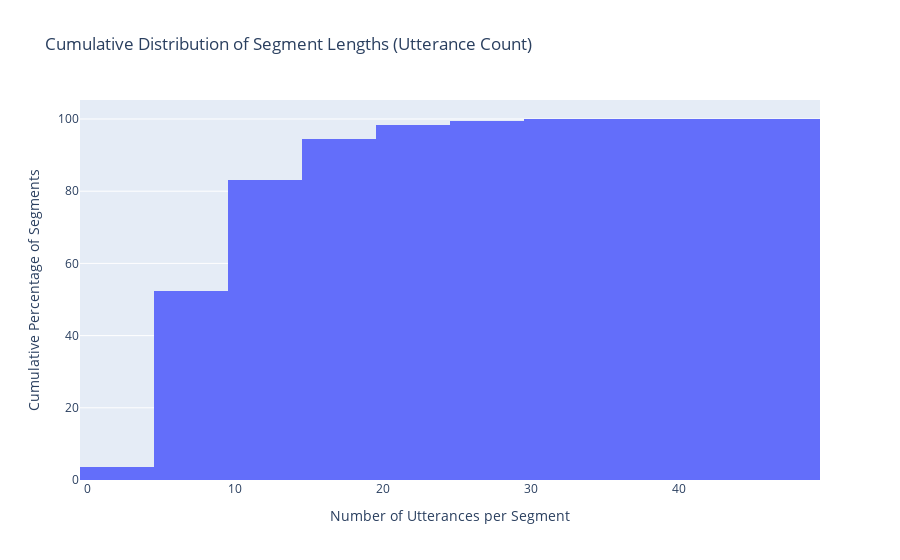

Write notebook code for a chart like this one.
### Markdown cell above
### Analyze Segment Length Distribution

### Code cell
# Calculate the length (number of utterances) of each segment
segment_grouped = AT_preprocessed_df.groupby('Segment_ID')

segment_lengths = segment_grouped.size()

# Display descriptive statistics
print("Segment Length Statistics (Similarity-Based - Utterance Count):")
print(segment_lengths.describe())

# --- Cumulative Distribution for Segment Lengths ---
print("\n--- Cumulative Length Distribution for Segments (Utterance Count) ---")
segment_length_values = segment_lengths.values
total_segments_len_dist = len(segment_length_values) # Renamed to avoid conflict

if total_segments_len_dist > 0:
    # Define percentiles for a more granular view
    percentiles_to_show = np.array([50, 70, 80, 90, 95, 99])
    utterance_count_thresholds = np.percentile(segment_length_values, percentiles_to_show)

    print("Utterance Count Threshold <= X: % of Segments")
    for p, uc_thresh in zip(percentiles_to_show, utterance_count_thresholds):
        print(f"<= {uc_thresh:.0f} utterances: {p:.2f}%")
else:
    print("No segment data to calculate cumulative utterance count distribution.")

# Visualize cumulative distribution (plot uses its own binning)
if total_segments_len_dist > 0:
    # Create a DataFrame suitable for px.histogram from the Series
    segment_lengths_df = segment_lengths.reset_index()
    segment_lengths_df.columns = ['Segment_ID', 'Utterance_Count'] # Rename columns for clarity

    fig_cumulative_hist_utterances = px.histogram(segment_lengths_df,
                                                  x='Utterance_Count', # Use the correct column name
                                                  nbins=20,
                                                  title='Cumulative Distribution of Segment Lengths (Utterance Count)',
                                                  labels={'Utterance_Count': 'Number of Utterances per Segment'},
                                                  cumulative=True,
                                                  histnorm='percent')
    fig_cumulative_hist_utterances.update_layout(yaxis_title='Cumulative Percentage of Segments')
    fig_cumulative_hist_utterances.show()

### Figure 1 — Plotly figure (JSON) as saved in the notebook; plotly's stock layout.template omitted (floating-point values rounded to 4 significant figures; data arrays with more than 128 entries replaced by an {"elided": "..."} marker saying what was removed)
{"data": [{"bingroup": "x", "cumulative": {"enabled": true}, "histnorm": "percent", "hovertemplate": "Number of Utterances per Segment=%{x}<br>percent=%{y}<extra></extra>", "legendgroup": "", "marker": {"color": "#636efa", "pattern": {"shape": ""}}, "name": "", "nbinsx": 20, "orientation": "v", "showlegend": false, "type": "histogram", "x": {"elided": "16687 int values"}, "xaxis": "x", "yaxis": "y"}], "layout": {"barmode": "relative", "legend": {"tracegroupgap": 0}, "title": {"text": "Cumulative Distribution of Segment Lengths (Utterance Count)"}, "xaxis": {"anchor": "y", "domain": [0, 1], "title": {"text": "Number of Utterances per Segment"}}, "yaxis": {"anchor": "x", "domain": [0, 1], "title": {"text": "Cumulative Percentage of Segments"}}}}
